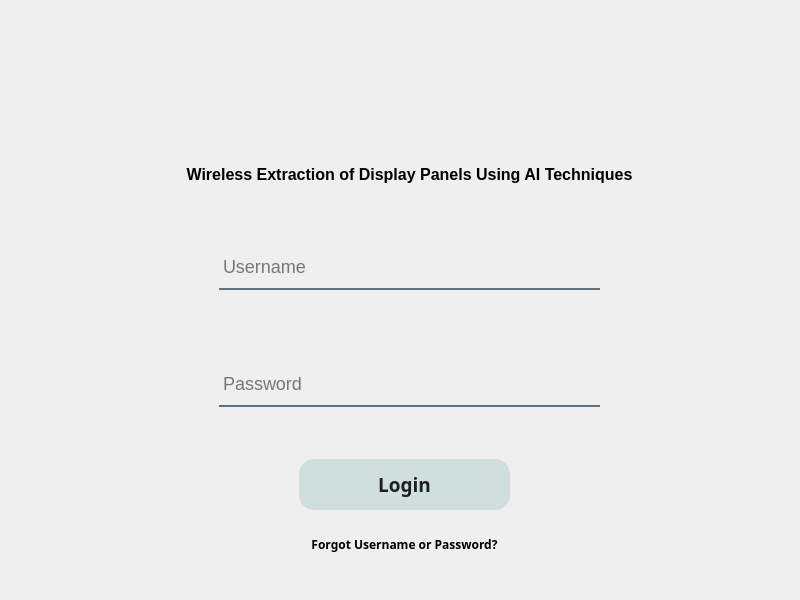
<?xml version="1.0" encoding="UTF-8"?>
<ui version="4.0">
 <class>MainWindow</class>
 <widget class="QMainWindow" name="MainWindow">
  <property name="geometry">
   <rect>
    <x>0</x>
    <y>0</y>
    <width>800</width>
    <height>600</height>
   </rect>
  </property>
  <property name="windowTitle">
   <string>MainWindow</string>
  </property>
  <widget class="QWidget" name="centralwidget">
   <layout class="QVBoxLayout" name="verticalLayout">
    <item>
     <widget class="QWidget" name="widget" native="true">
      <property name="styleSheet">
       <string notr="true">bacgkground-color: #D1DEDE</string>
      </property>
      <widget class="QLabel" name="label">
       <property name="geometry">
        <rect>
         <x>170</x>
         <y>20</y>
         <width>441</width>
         <height>531</height>
        </rect>
       </property>
       <property name="styleSheet">
        <string notr="true">QLabel {
	background-color: #F9F5EB,
	color: 
}</string>
       </property>
       <property name="text">
        <string/>
       </property>
      </widget>
      <widget class="QLabel" name="label_2">
       <property name="geometry">
        <rect>
         <x>100</x>
         <y>130</y>
         <width>601</width>
         <height>71</height>
        </rect>
       </property>
       <property name="font">
        <font>
         <family>MS Shell Dlg 2</family>
         <pointsize>12</pointsize>
         <weight>75</weight>
         <bold>true</bold>
        </font>
       </property>
       <property name="layoutDirection">
        <enum>Qt::LeftToRight</enum>
       </property>
       <property name="styleSheet">
        <string notr="true">QLabel {
	text-align: center
}</string>
       </property>
       <property name="text">
        <string>Wireless Extraction of Display Panels Using AI Techniques</string>
       </property>
       <property name="alignment">
        <set>Qt::AlignCenter</set>
       </property>
      </widget>
      <widget class="QPushButton" name="pushButton">
       <property name="geometry">
        <rect>
         <x>290</x>
         <y>450</y>
         <width>211</width>
         <height>51</height>
        </rect>
       </property>
       <property name="font">
        <font>
         <family>Candara</family>
         <pointsize>14</pointsize>
         <weight>75</weight>
         <bold>true</bold>
        </font>
       </property>
       <property name="styleSheet">
        <string notr="true">QPushButton {
	color: #1D201F;
	background-color: #D1DEDE;
	border-radius: 15px;
}</string>
       </property>
       <property name="text">
        <string>Login</string>
       </property>
      </widget>
      <widget class="QWidget" name="layoutWidget">
       <property name="geometry">
        <rect>
         <x>210</x>
         <y>170</y>
         <width>381</width>
         <height>301</height>
        </rect>
       </property>
       <layout class="QGridLayout" name="gridLayout">
        <item row="1" column="0">
         <widget class="QLineEdit" name="username">
          <property name="maximumSize">
           <size>
            <width>16777215</width>
            <height>40</height>
           </size>
          </property>
          <property name="font">
           <font>
            <pointsize>-1</pointsize>
            <weight>50</weight>
            <bold>false</bold>
           </font>
          </property>
          <property name="styleSheet">
           <string notr="true">background-color: rgb(0,0,0,0);
border: 2px solid rgba(0,0,0,0);
border-bottom-color: rgba(46, 82, 101, 200);
color: rgba(0,0,0);
padding-bottom: 7px;
font-size: 18px;</string>
          </property>
          <property name="text">
           <string/>
          </property>
          <property name="placeholderText">
           <string>Username</string>
          </property>
         </widget>
        </item>
        <item row="2" column="0">
         <widget class="QLineEdit" name="password">
          <property name="maximumSize">
           <size>
            <width>16777215</width>
            <height>40</height>
           </size>
          </property>
          <property name="styleSheet">
           <string notr="true">background-color: rgb(0,0,0,0);
border: 2px solid rgba(0,0,0,0);
border-bottom-color: rgba(46, 82, 101, 200);
color: rgba(0,0,0);
padding-bottom: 7px;
font-size: 18px;</string>
          </property>
          <property name="placeholderText">
           <string>Password</string>
          </property>
         </widget>
        </item>
       </layout>
      </widget>
      <widget class="QLabel" name="label_3">
       <property name="geometry">
        <rect>
         <x>180</x>
         <y>20</y>
         <width>141</width>
         <height>91</height>
        </rect>
       </property>
       <property name="text">
        <string/>
       </property>
       <property name="pixmap">
        <pixmap>tifr logo.png</pixmap>
       </property>
       <property name="scaledContents">
        <bool>true</bool>
       </property>
       <property name="alignment">
        <set>Qt::AlignCenter</set>
       </property>
      </widget>
      <widget class="QLabel" name="label_4">
       <property name="geometry">
        <rect>
         <x>500</x>
         <y>20</y>
         <width>81</width>
         <height>91</height>
        </rect>
       </property>
       <property name="text">
        <string/>
       </property>
       <property name="pixmap">
        <pixmap>ves logo.png</pixmap>
       </property>
       <property name="scaledContents">
        <bool>true</bool>
       </property>
       <property name="alignment">
        <set>Qt::AlignCenter</set>
       </property>
      </widget>
      <widget class="QLabel" name="label_5">
       <property name="geometry">
        <rect>
         <x>290</x>
         <y>510</y>
         <width>211</width>
         <height>51</height>
        </rect>
       </property>
       <property name="font">
        <font>
         <family>Myanmar Text</family>
         <weight>75</weight>
         <bold>true</bold>
        </font>
       </property>
       <property name="text">
        <string>Forgot Username or Password?</string>
       </property>
       <property name="alignment">
        <set>Qt::AlignCenter</set>
       </property>
      </widget>
     </widget>
    </item>
   </layout>
  </widget>
 </widget>
 <resources>
  <include location="source.qrc"/>
 </resources>
 <connections/>
</ui>
